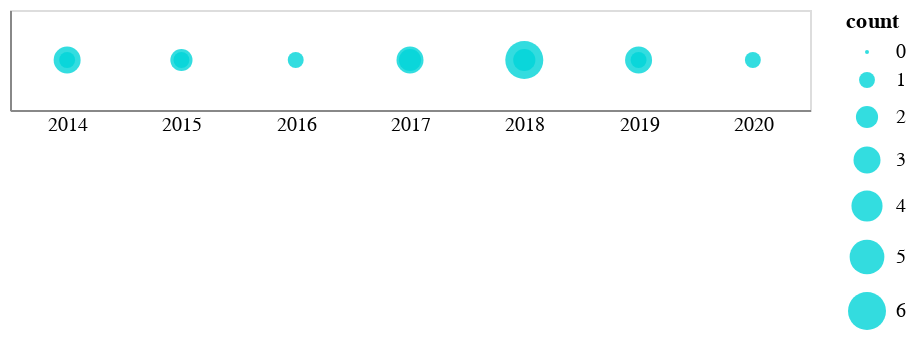

Notebook code cell kept with this figure:
### Code cell
alt.Chart(yearcount).mark_circle(opacity=0.8, fill="#00d4d8").encode(
    alt.X("year:O", axis=alt.Axis(labelAngle=0, title="", tickSize=0)),
    alt.Y("y", scale=alt.Scale(zero=False), axis=alt.Axis(tickCount=0, title="")),
    alt.Size("count"),
).properties(width=400, height=50)

### Figure 1 — Vega-Lite specification as saved in the notebook (floating-point values rounded to 4 significant figures)
{"config": {"view": {"continuousWidth": 400, "continuousHeight": 300}}, "data": {"name": "data-79652142bd53f67461de331bde6b9c44"}, "mark": {"type": "circle", "fill": "#00d4d8", "opacity": 0.8}, "encoding": {"size": {"field": "count", "type": "quantitative"}, "x": {"axis": {"labelAngle": 0, "tickSize": 0, "title": ""}, "field": "year", "type": "ordinal"}, "y": {"axis": {"tickCount": 0, "title": ""}, "field": "y", "scale": {"zero": false}, "type": "quantitative"}}, "height": 50, "width": 400, "$schema": "https://vega.github.io/schema/vega-lite/v4.17.0.json", "datasets": {"data-79652142bd53f67461de331bde6b9c44": [{"year": "2014", "count": 3, "y": 1}, {"year": "2015", "count": 1, "y": 1}, {"year": "2016", "count": 1, "y": 1}, {"year": "2017", "count": 3, "y": 1}, {"year": "2018", "count": 6, "y": 1}, {"year": "2019", "count": 3, "y": 1}, {"year": "2020", "count": 1, "y": 1}, {"year": "2014", "count": 1, "y": 1}, {"year": "2015", "count": 2, "y": 1}, {"year": "2017", "count": 2, "y": 1}, {"year": "2018", "count": 2, "y": 1}, {"year": "2019", "count": 1, "y": 1}]}}
